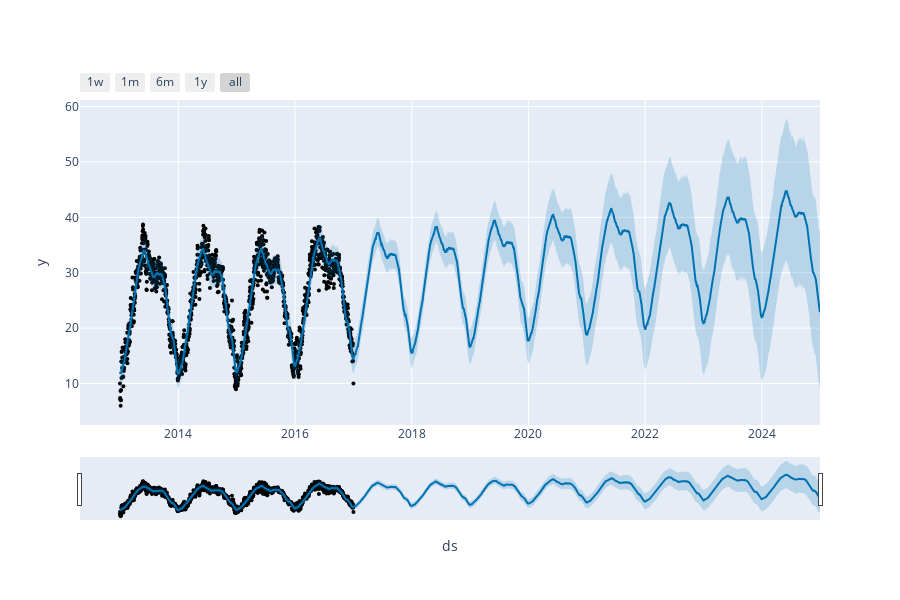

This figure's notebook cell:
### Code cell
#facebook prophet model
from prophet import Prophet
from prophet.plot import plot_plotly,plot_components_plotly
model=Prophet()
model.fit(forecast_data)
forecasts=model.make_future_dataframe(periods=2920)
predictions=model.predict(forecasts)
plot_plotly(model,predictions)

### Figure 1 — Plotly figure (JSON) as saved in the notebook; plotly's stock layout.template omitted (floating-point values rounded to 4 significant figures; data arrays with more than 128 entries replaced by an {"elided": "..."} marker saying what was removed)
{"data": [{"marker": {"color": "black", "size": 4}, "mode": "markers", "name": "Actual", "type": "scatter", "x": {"elided": "1462 str values"}, "y": {"elided": "1462 float values"}}, {"hoverinfo": "skip", "line": {"width": 0}, "mode": "lines", "type": "scatter", "x": {"elided": "4382 str values"}, "y": {"elided": "4382 float values"}}, {"fill": "tonexty", "fillcolor": "rgba(0, 114, 178, 0.2)", "line": {"color": "#0072B2", "width": 2}, "mode": "lines", "name": "Predicted", "type": "scatter", "x": {"elided": "4382 str values"}, "y": {"elided": "4382 float values"}}, {"fill": "tonexty", "fillcolor": "rgba(0, 114, 178, 0.2)", "hoverinfo": "skip", "line": {"width": 0}, "mode": "lines", "type": "scatter", "x": {"elided": "4382 str values"}, "y": {"elided": "4382 float values"}}], "layout": {"height": 600, "showlegend": false, "width": 900, "xaxis": {"rangeselector": {"buttons": [{"count": 7, "label": "1w", "step": "day", "stepmode": "backward"}, {"count": 1, "label": "1m", "step": "month", "stepmode": "backward"}, {"count": 6, "label": "6m", "step": "month", "stepmode": "backward"}, {"count": 1, "label": "1y", "step": "year", "stepmode": "backward"}, {"step": "all"}]}, "rangeslider": {"visible": true}, "title": {"text": "ds"}, "type": "date"}, "yaxis": {"title": {"text": "y"}}}}
